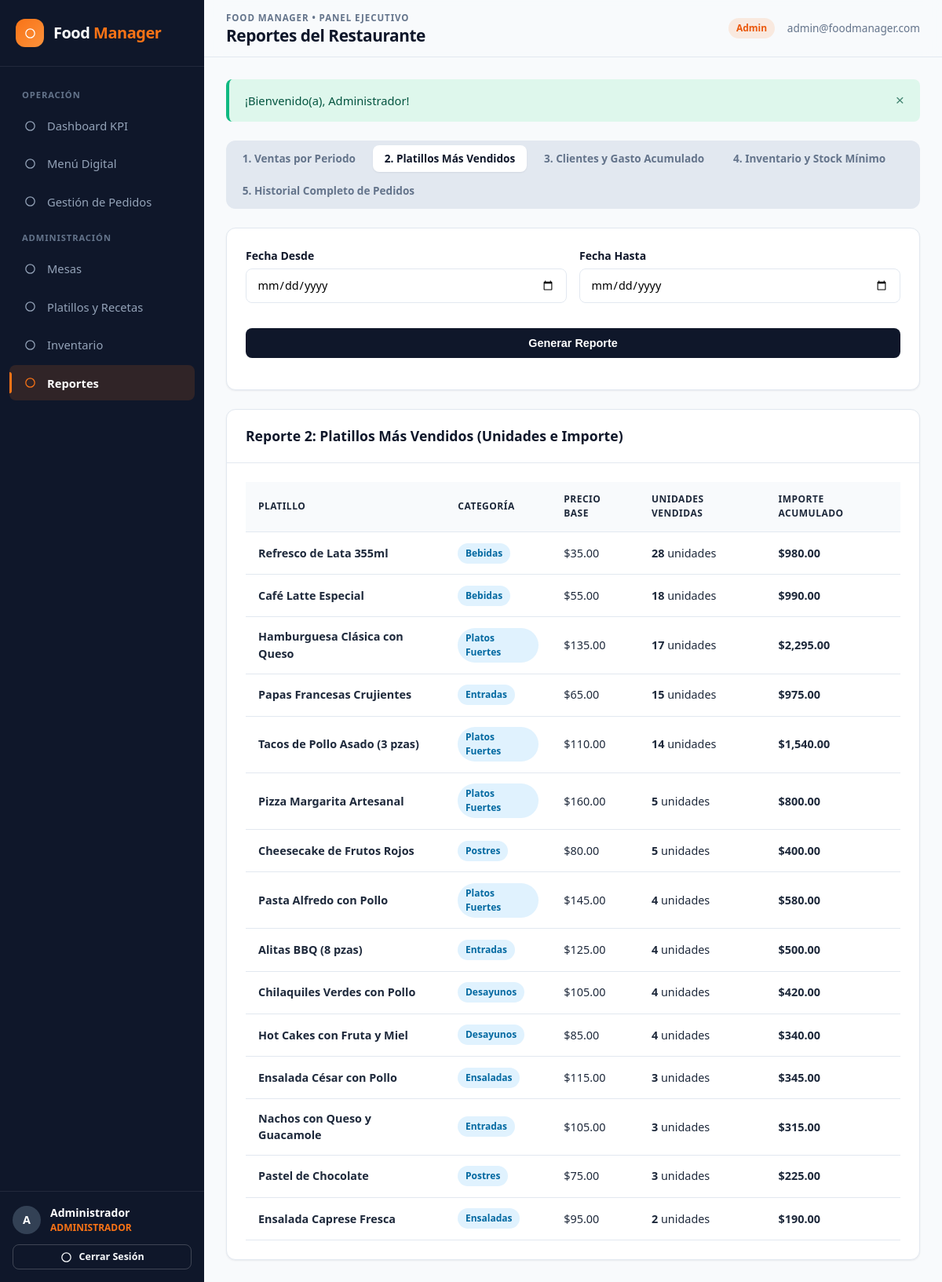
Screenshot of /views/reports/reports.php?tab=2 (signed in) with the database file from the repository.
### tables this page shows
CREATE TABLE IF NOT EXISTS `platillos` (
  `id_platillo` INT AUTO_INCREMENT PRIMARY KEY,
  `nombre` VARCHAR(120) NOT NULL,
  `descripcion` TEXT NULL,
  `precio` DECIMAL(10, 2) NOT NULL,
  `categoria` VARCHAR(60) NOT NULL,
  `disponible` TINYINT(1) NOT NULL DEFAULT 1,
  `imagen` VARCHAR(255) NULL
);

### db/reportes/acciones.php (called while the page is built, shortened)
<?php
function buildPaidDateFilter(?string $from, ?string $to, string $alias = 'pedidos'): array
{
    $conditions = ["$alias.estado = 'pagado'"];
    $params = [];
    return [implode(' AND ', $conditions), $params];
}
function getReportTopDishes(?string $from = null, ?string $to = null): array
{
    $pdo = getDbConnection();
    [$where, $params] = buildPaidDateFilter($from, $to, 'p');
    $stmt = $pdo->prepare(
        "SELECT pl.id_platillo, pl.nombre, pl.categoria, pl.precio,
                SUM(d.cantidad) AS unidades_vendidas,
                SUM(d.subtotal) AS importe_total
         FROM detalle_pedido d
         JOIN pedidos p ON d.id_pedido = p.id_pedido
         JOIN platillos pl ON d.id_platillo = pl.id_platillo
         WHERE $where
         GROUP BY pl.id_platillo, pl.nombre, pl.categoria, pl.precio
         ORDER BY unidades_vendidas DESC, importe_total DESC"
    );
    $stmt->execute($params);
    return $stmt->fetchAll();
}

### views/reports/reports.php (the view, shortened to what this page needs)
<?php
require_once __DIR__ . '/../../helpers/funciones.php';
require_once __DIR__ . '/../../helpers/layout.php';
require_once __DIR__ . '/../../db/reportes/acciones.php';
$tabReport = $_GET['tab'] ?? '1';
$repFrom   = $_GET['from'] ?? null;
$repTo     = $_GET['to'] ?? null;
?>
<div class="segmented-tabs">
  <a href="reports.php?tab=1" class="segmented-tabs__item <?= $tabReport === '1' ? 'segmented-tabs__item--active' : '' ?>">1. Ventas por Periodo</a>
  <a href="reports.php?tab=2" class="segmented-tabs__item <?= $tabReport === '2' ? 'segmented-tabs__item--active' : '' ?>">2. Platillos Más Vendidos</a>
  <a href="reports.php?tab=3" class="segmented-tabs__item <?= $tabReport === '3' ? 'segmented-tabs__item--active' : '' ?>">3. Clientes y Gasto Acumulado</a>
  <a href="reports.php?tab=4" class="segmented-tabs__item <?= $tabReport === '4' ? 'segmented-tabs__item--active' : '' ?>">4. Inventario y Stock Mínimo</a>
  <a href="reports.php?tab=5" class="segmented-tabs__item <?= $tabReport === '5' ? 'segmented-tabs__item--active' : '' ?>">5. Historial Completo de Pedidos</a>
</div>
<?php if (in_array($tabReport, ['1', '2', '3', '5'], true)): ?>
  <div class="card">
    <div class="card__body">
      <form method="GET" action="reports.php" class="form-row">
        <div class="form-group">
          <label class="form-label" for="from">Fecha Desde</label>
          <input type="date" id="from" name="from" value="<?= e($repFrom) ?>" class="form-control">
        </div>
        <div class="form-group">
          <label class="form-label" for="to">Fecha Hasta</label>
          <input type="date" id="to" name="to" value="<?= e($repTo) ?>" class="form-control">
        </div>
        <div class="form-group filter-bar">
          <button type="submit" class="btn btn--primary">Generar Reporte</button>
        </div>
      </form>
    </div>
  </div>
<?php endif; ?>
<?php if ($tabReport === '1'): ?>
  <?php $salesData = getReportSalesByPeriod($repFrom, $repTo); ?>
  <div class="card">
    <div class="card__header">
      <h2 class="card__title">Reporte 1: Ventas por Periodo (Pedidos Pagados)</h2>
    </div>
    <div class="card__body">
      <div class="table-responsive">
        <table class="data-table">
          <thead>
            <tr>
              <th>Fecha / Periodo</th>
              <th>Pedidos Pagados</th>
              <th>Venta Total</th>
              <th>Ticket Promedio</th>
            </tr>
          </thead>
          <tbody>
            <?php if (empty($salesData)): ?>
              <tr><td colspan="4">No hay ventas registradas en el periodo.</td></tr>
            <?php else: ?>
              <?php foreach ($salesData as $row): ?>
                <tr>
                  <td><strong><?= e($row['periodo']) ?></strong></td>
                  <td><?= (int)$row['total_pedidos'] ?> pedidos</td>
                  <td><strong>$<?= number_format((float)$row['total_ventas'], 2) ?></strong></td>
                  <td>$<?= number_format((float)$row['ticket_promedio'], 2) ?></td>
                </tr>
              <?php endforeach; ?>
            <?php endif; ?>
          </tbody>
        </table>
      </div>
    </div>
  </div>
<?php elseif ($tabReport === '2'): ?>
  <?php $topDishes = getReportTopDishes($repFrom, $repTo); ?>
  <div class="card">
    <div class="card__header">
      <h2 class="card__title">Reporte 2: Platillos Más Vendidos (Unidades e Importe)</h2>
    </div>
    <div class="card__body">
      <div class="table-responsive">
        <table class="data-table">
          <thead>
            <tr>
              <th>Platillo</th>
              <th>Categoría</th>
              <th>Precio Base</th>
              <th>Unidades Vendidas</th>
              <th>Importe Acumulado</th>
            </tr>
          </thead>
          <tbody>
            <?php if (empty($topDishes)): ?>
              <tr><td colspan="5">No se encontraron platillos vendidos en pedidos pagados.</td></tr>
            <?php else: ?>
              <?php foreach ($topDishes as $td): ?>
                <tr>
                  <td><strong><?= e($td['nombre']) ?></strong></td>
                  <td><span class="badge badge--info"><?= e($td['categoria']) ?></span></td>
                  <td>$<?= number_format((float)$td['precio'], 2) ?></td>
                  <td><strong><?= (int)$td['unidades_vendidas'] ?></strong> unidades</td>
                  <td><strong>$<?= number_format((float)$td['importe_total'], 2) ?></strong></td>
                </tr>
              <?php endforeach; ?>
            <?php endif; ?>
          </tbody>
        </table>
      </div>
    </div>
  </div>
<?php endif; ?>

### styles/style.css (style rules this page uses)
:root { --color-primary: #0F172A; --color-primary-light: #1E293B; --color-primary-hover: #334155; --color-accent: #F97316; --color-accent-hover: #EA580C; --color-accent-soft: rgba(249, 115, 22, 0.12); --color-bg: #F8FAFC; --color-card-bg: #FFFFFF; --color-text: #1E293B; --color-text-muted: #64748B; --color-border: #E2E8F0; --color-success: #10B981; --color-warning: #F59E0B; --color-danger: #EF4444; --color-info: #0284C7; --font-family: 'Segoe UI', system-ui, -apple-system, BlinkMacSystemFont, Roboto, sans-serif; --radius-sm: 8px; --radius-md: 12px; --radius-lg: 18px; --shadow-sm: 0 1px 2px rgba(15, 23, 42, 0.04), 0 1px 3px rgba(15, 23, 42, 0.03); --shadow-md: 0 4px 12px -2px rgba(15, 23, 42, 0.07), 0 2px 4px -1px rgba(15, 23, 42, 0.04); --shadow-lg: 0 18px 35px -8px rgba(15, 23, 42, 0.14), 0 6px 12px -4px rgba(15, 23, 42, 0.06); }
*, *::before, *::after { box-sizing: border-box; margin: 0; padding: 0; }
body { font-family: var(--font-family); background-color: var(--color-bg); color: var(--color-text); line-height: 1.5; min-height: 100vh; }
a { color: inherit; text-decoration: none; }
.card { background-color: var(--color-card-bg); border: 1px solid var(--color-border); border-radius: var(--radius-md); box-shadow: var(--shadow-sm); display: flex; flex-direction: column; overflow: hidden; }
.card__header { padding: 1.25rem 1.5rem; border-bottom: 1px solid var(--color-border); display: flex; align-items: center; justify-content: space-between; gap: 1rem; flex-wrap: wrap; }
.card__title { font-size: 1.1rem; font-weight: 700; color: var(--color-primary); }
.card__body { padding: 1.5rem; display: flex; flex-direction: column; gap: 1rem; }
.table-responsive { width: 100%; overflow-x: auto; }
.data-table { width: 100%; border-collapse: collapse; text-align: left; font-size: 0.9rem; }
.data-table th, .data-table td { padding: 0.85rem 1rem; border-bottom: 1px solid var(--color-border); }
.data-table th { background-color: #F8FAFC; font-weight: 700; color: var(--color-primary-light); text-transform: uppercase; font-size: 0.75rem; letter-spacing: 0.5px; }
.badge { display: inline-flex; align-items: center; padding: 0.25rem 0.6rem; border-radius: 9999px; font-size: 0.75rem; font-weight: 700; text-transform: capitalize; }
.badge--info { background-color: #E0F2FE; color: #0369A1; }
.btn { display: inline-flex; align-items: center; justify-content: center; gap: 0.5rem; padding: 0.65rem 1.25rem; border-radius: var(--radius-sm); font-size: 0.9rem; font-weight: 600; border: 1px solid transparent; cursor: pointer; transition: all 0.2s ease; white-space: nowrap; }
.btn--primary { background-color: var(--color-primary); color: #FFFFFF; }
.form-group { display: flex; flex-direction: column; gap: 0.35rem; margin-bottom: 1rem; }
.form-label { font-size: 0.875rem; font-weight: 600; color: var(--color-primary); }
.form-control { padding: 0.65rem 0.85rem; border: 1px solid var(--color-border); border-radius: var(--radius-sm); font-size: 0.9rem; font-family: inherit; transition: border-color 0.2s ease, box-shadow 0.2s ease; }
.form-row { display: flex; gap: 1rem; flex-wrap: wrap; }
.form-row>.form-group { flex: 1 1 calc(50% - 1rem); min-width: 200px; }
.filter-bar { display: flex; gap: 0.5rem; flex-wrap: wrap; }
.btn { display: inline-flex; align-items: center; justify-content: center; gap: 0.45rem; }
.segmented-tabs { display: flex; flex-wrap: wrap; gap: 0.4rem; padding: 0.35rem; background-color: #E2E8F0; border-radius: var(--radius-md); width: fit-content; max-width: 100%; }
.segmented-tabs__item { padding: 0.45rem 0.95rem; border-radius: var(--radius-sm); font-size: 0.85rem; font-weight: 600; color: var(--color-text-muted); transition: all 0.2s ease; }
.segmented-tabs__item--active { background-color: #FFFFFF; color: var(--color-primary); box-shadow: var(--shadow-sm); }

### rows the page displays
platillos: nombre "Refresco de Lata 355ml", categoria "Bebidas", precio "35.00", unidades_vendidas "28", importe_total "980.00"
platillos: nombre "Café Latte Especial", categoria "Bebidas", precio "55.00", unidades_vendidas "18", importe_total "990.00"
platillos: nombre "Hamburguesa Clásica con Queso", categoria "Platos Fuertes", precio "135.00", unidades_vendidas "17", importe_total "2,295.00"
platillos: nombre "Papas Francesas Crujientes", categoria "Entradas", precio "65.00", unidades_vendidas "15", importe_total "975.00"
platillos: nombre "Tacos de Pollo Asado (3 pzas)", categoria "Platos Fuertes", precio "110.00", unidades_vendidas "14", importe_total "1,540.00"
platillos: nombre "Pizza Margarita Artesanal", categoria "Platos Fuertes", precio "160.00", unidades_vendidas "5", importe_total "800.00"
platillos: nombre "Cheesecake de Frutos Rojos", categoria "Postres", precio "80.00", unidades_vendidas "5", importe_total "400.00"
platillos: nombre "Pasta Alfredo con Pollo", categoria "Platos Fuertes", precio "145.00", unidades_vendidas "4", importe_total "580.00"
platillos: nombre "Alitas BBQ (8 pzas)", categoria "Entradas", precio "125.00", unidades_vendidas "4", importe_total "500.00"
platillos: nombre "Chilaquiles Verdes con Pollo", categoria "Desayunos", precio "105.00", unidades_vendidas "4", importe_total "420.00"
platillos: nombre "Hot Cakes con Fruta y Miel", categoria "Desayunos", precio "85.00", unidades_vendidas "4", importe_total "340.00"
platillos: nombre "Ensalada César con Pollo", categoria "Ensaladas", precio "115.00", unidades_vendidas "3", importe_total "345.00"
platillos: nombre "Nachos con Queso y Guacamole", categoria "Entradas", precio "105.00", unidades_vendidas "3", importe_total "315.00"
platillos: nombre "Pastel de Chocolate", categoria "Postres", precio "75.00", unidades_vendidas "3", importe_total "225.00"
platillos: nombre "Ensalada Caprese Fresca", categoria "Ensaladas", precio "95.00", unidades_vendidas "2", importe_total "190.00"

### other values shown
$initial "A"
$currentUser['nombre'] "Administrador"
$pageTitle "Reportes del Restaurante"
$currentUser['correo'] "admin@foodmanager.com"
$flash['message'] "¡Bienvenido(a), Administrador!"
